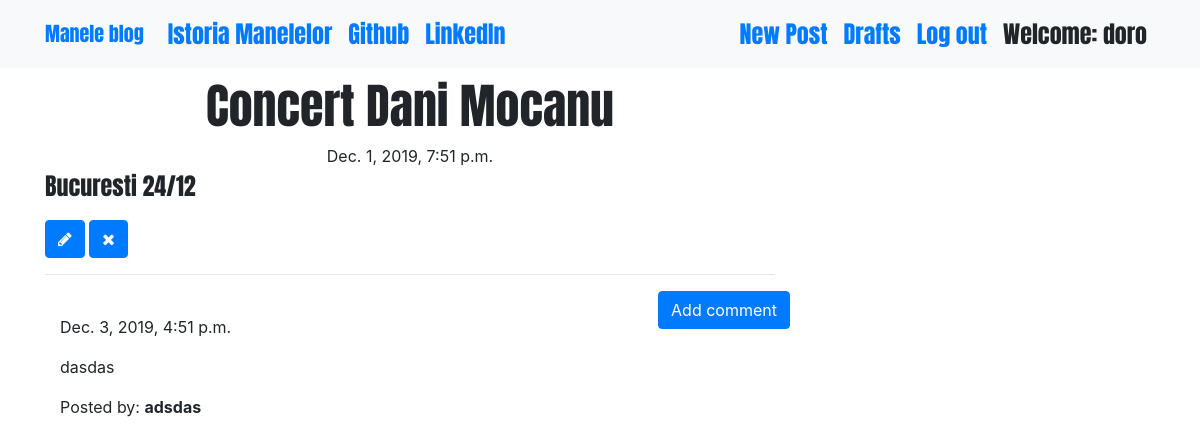
The app's page /post/11 (signed in), older data.
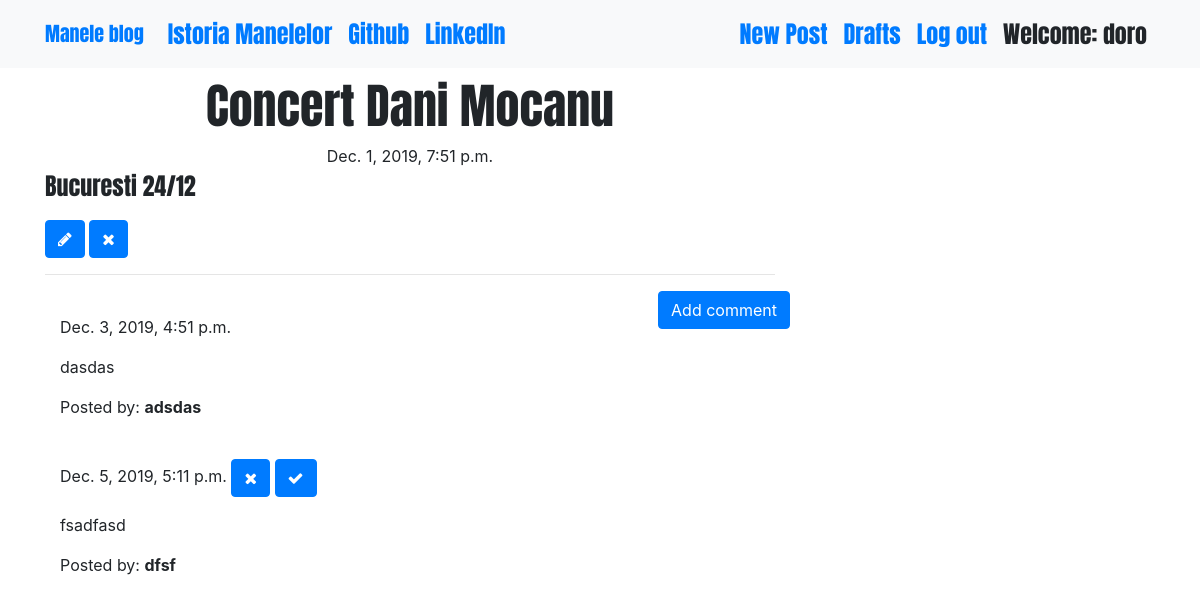
The same page, newer data.
### blog/models.py (models this page shows, shortened)
class Comment(models.Model):
    post = models.ForeignKey('blog.Post', related_name='comments',on_delete=models.CASCADE)  #Fk catre POst
    author = models.CharField(max_length=200)
    text = models.TextField()
    created_date = models.DateTimeField(default=timezone.now)
    approved_comment = models.BooleanField(default=False)

### blog/views.py (the view)
# urls.py: path('post/<int:pk>', views.PostDetailView.as_view(), name='post_detail'),
class PostDetailView(DetailView):                # Template default suffix is _detail.
    model = Post

### blog/templates/blog/post_detail.html (shortened to what this page needs)
{% extends 'blog/base.html' %}
{% block content %}
        <h1 class='posttitle'>{{ post.title }}</h1>
        {% if post.published_date %}
            <div class="date postdate">
                {{ post.published_date }}
            </div>
         {% endif %}
      <p class='postcontent' >{{ post.text|safe|linebreaksbr }}</p>
      {% if user.is_authenticated %}
                 <a class="btn btn-primary" href="{% url 'post_edit' pk=post.pk %}"><span class="fa fa-pencil"></span></a>
         		 <a class="btn btn-primary" href="{% url 'post_remove' pk=post.pk %}"><span class="fa fa-remove"></span></a>
      {% endif %}
  <hr>
  <a class="btn btn-primary btn-comment" href="{% url 'add_comment_to_post' pk=post.pk %}">Add comment</a>
  <div class="container">
  {% for comment in post.comments.all %}
  <br>
      {% if user.is_authenticated or comment.approved_comment %}
              {{ comment.created_date }}
              {% if not comment.approved_comment %}
                <a class="btn btn-primary" href="{% url 'comment_remove' pk=comment.pk %}"><span class="fa fa-remove"></span></a>
                  <a class="btn btn-primary" href="{% url 'comment_approve' pk=comment.pk %}"><span class="fa fa-check"></span></a>
              {% endif %}
          <p>{{ comment.text|safe|linebreaks }}</p>
          <p>Posted by: <strong>{{ comment.author }}</strong></p>
      {% endif %}
  {% empty %}
      <p>No comments posted.</p>
  {% endfor %}
</div>
{% endblock %}

Row changes from the older to the newer data that the page shows:
added Comment: created_date "Dec. 5, 2019, 5:11 p.m.", approved_comment False (drawn), text "fsadfasd", author "dfsf"
